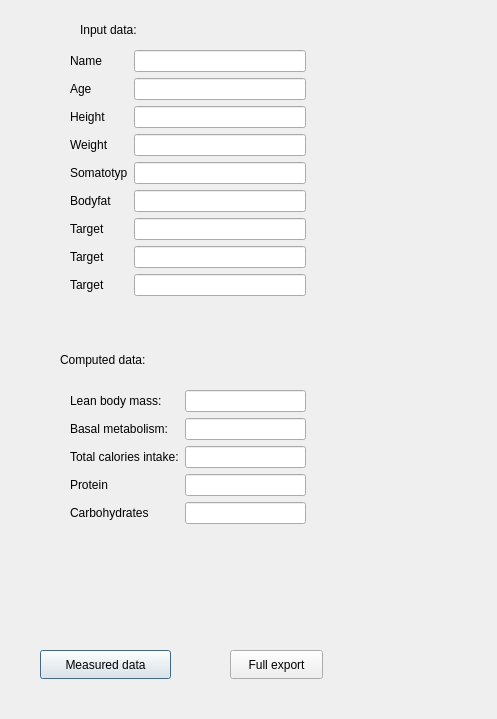
<?xml version="1.0" encoding="UTF-8"?>
<ui version="4.0">
 <class>Dialog</class>
 <widget class="QDialog" name="Dialog">
  <property name="geometry">
   <rect>
    <x>0</x>
    <y>0</y>
    <width>497</width>
    <height>719</height>
   </rect>
  </property>
  <property name="windowTitle">
   <string>Dialog</string>
  </property>
  <widget class="QWidget" name="">
   <property name="geometry">
    <rect>
     <x>70</x>
     <y>50</y>
     <width>236</width>
     <height>292</height>
    </rect>
   </property>
   <layout class="QFormLayout" name="formLayout_2">
    <item row="0" column="0">
     <widget class="QLabel" name="nameLBL">
      <property name="text">
       <string>Name</string>
      </property>
     </widget>
    </item>
    <item row="0" column="1">
     <widget class="QLineEdit" name="lineEdit">
      <property name="maximumSize">
       <size>
        <width>16777</width>
        <height>16777215</height>
       </size>
      </property>
      <property name="maxLength">
       <number>2500</number>
      </property>
     </widget>
    </item>
    <item row="1" column="0">
     <widget class="QLabel" name="ageLBL">
      <property name="text">
       <string>Age</string>
      </property>
     </widget>
    </item>
    <item row="1" column="1">
     <widget class="QLineEdit" name="lineEdit_2"/>
    </item>
    <item row="2" column="0">
     <widget class="QLabel" name="heightLBL">
      <property name="text">
       <string>Height</string>
      </property>
     </widget>
    </item>
    <item row="2" column="1">
     <widget class="QLineEdit" name="lineEdit_3"/>
    </item>
    <item row="3" column="0">
     <widget class="QLabel" name="weightLBL">
      <property name="text">
       <string>Weight</string>
      </property>
     </widget>
    </item>
    <item row="3" column="1">
     <widget class="QLineEdit" name="lineEdit_4"/>
    </item>
    <item row="4" column="1">
     <widget class="QLineEdit" name="lineEdit_5"/>
    </item>
    <item row="5" column="0">
     <widget class="QLabel" name="label_4">
      <property name="text">
       <string>Bodyfat</string>
      </property>
     </widget>
    </item>
    <item row="5" column="1">
     <widget class="QLineEdit" name="lineEdit_6"/>
    </item>
    <item row="6" column="0">
     <widget class="QLabel" name="label_5">
      <property name="text">
       <string>Target</string>
      </property>
     </widget>
    </item>
    <item row="6" column="1">
     <widget class="QLineEdit" name="lineEdit_7"/>
    </item>
    <item row="4" column="0">
     <widget class="QLabel" name="label_3">
      <property name="text">
       <string>Somatotyp</string>
      </property>
     </widget>
    </item>
    <item row="7" column="1">
     <widget class="QLineEdit" name="lineEdit_8"/>
    </item>
    <item row="8" column="1">
     <widget class="QLineEdit" name="lineEdit_9"/>
    </item>
    <item row="7" column="0">
     <widget class="QLabel" name="label_6">
      <property name="text">
       <string>Target</string>
      </property>
     </widget>
    </item>
    <item row="8" column="0">
     <widget class="QLabel" name="label_7">
      <property name="text">
       <string>Target</string>
      </property>
     </widget>
    </item>
   </layout>
  </widget>
  <widget class="QWidget" name="layoutWidget">
   <property name="geometry">
    <rect>
     <x>70</x>
     <y>390</y>
     <width>236</width>
     <height>191</height>
    </rect>
   </property>
   <layout class="QFormLayout" name="formLayout_3">
    <item row="0" column="0">
     <widget class="QLabel" name="nameLBL_2">
      <property name="text">
       <string>Lean body mass:</string>
      </property>
     </widget>
    </item>
    <item row="0" column="1">
     <widget class="QLineEdit" name="lineEdit_10">
      <property name="maximumSize">
       <size>
        <width>16777</width>
        <height>16777215</height>
       </size>
      </property>
      <property name="maxLength">
       <number>2500</number>
      </property>
     </widget>
    </item>
    <item row="1" column="0">
     <widget class="QLabel" name="ageLBL_2">
      <property name="text">
       <string>Basal metabolism:</string>
      </property>
     </widget>
    </item>
    <item row="1" column="1">
     <widget class="QLineEdit" name="lineEdit_11"/>
    </item>
    <item row="2" column="0">
     <widget class="QLabel" name="heightLBL_2">
      <property name="text">
       <string>Total calories intake:</string>
      </property>
     </widget>
    </item>
    <item row="2" column="1">
     <widget class="QLineEdit" name="lineEdit_12"/>
    </item>
    <item row="3" column="0">
     <widget class="QLabel" name="weightLBL_2">
      <property name="text">
       <string>Protein</string>
      </property>
     </widget>
    </item>
    <item row="3" column="1">
     <widget class="QLineEdit" name="lineEdit_13"/>
    </item>
    <item row="4" column="0">
     <widget class="QLabel" name="label_10">
      <property name="text">
       <string>Carbohydrates</string>
      </property>
     </widget>
    </item>
    <item row="4" column="1">
     <widget class="QLineEdit" name="lineEdit_14"/>
    </item>
    <item row="5" column="0">
     <widget class="QLabel" name="label_8">
      <property name="text">
       <string/>
      </property>
     </widget>
    </item>
   </layout>
  </widget>
  <widget class="QLabel" name="label">
   <property name="geometry">
    <rect>
     <x>60</x>
     <y>350</y>
     <width>171</width>
     <height>20</height>
    </rect>
   </property>
   <property name="text">
    <string>Computed data:</string>
   </property>
  </widget>
  <widget class="QLabel" name="label_2">
   <property name="geometry">
    <rect>
     <x>80</x>
     <y>20</y>
     <width>171</width>
     <height>20</height>
    </rect>
   </property>
   <property name="text">
    <string>Input data:</string>
   </property>
  </widget>
  <widget class="QPushButton" name="pushButton">
   <property name="geometry">
    <rect>
     <x>40</x>
     <y>650</y>
     <width>131</width>
     <height>29</height>
    </rect>
   </property>
   <property name="text">
    <string>Measured data</string>
   </property>
  </widget>
  <widget class="QPushButton" name="pushButton_2">
   <property name="geometry">
    <rect>
     <x>230</x>
     <y>650</y>
     <width>93</width>
     <height>29</height>
    </rect>
   </property>
   <property name="text">
    <string>Full export</string>
   </property>
  </widget>
 </widget>
 <resources/>
 <connections/>
</ui>
